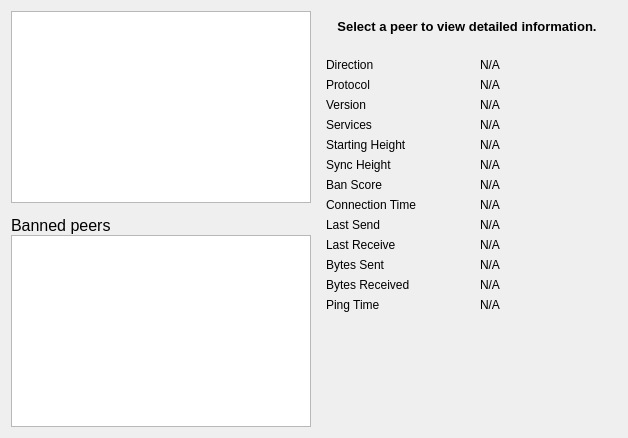
     <widget class="QWidget" name="tab_peers">
      <attribute name="title">
       <string>&amp;Peers</string>
      </attribute>
      <layout class="QGridLayout" name="gridLayout_2">
       <item row="0" column="0" rowspan="2">
        <layout class="QVBoxLayout" name="verticalLayout_101">
         <property name="spacing">
          <number>0</number>
         </property>
         <item>
          <widget class="QTableView" name="peerWidget">
           <property name="contextMenuPolicy">
            <enum>Qt::CustomContextMenu</enum>
           </property>
           <property name="horizontalScrollBarPolicy">
            <enum>Qt::ScrollBarAsNeeded</enum>
           </property>
           <property name="sortingEnabled">
            <bool>true</bool>
           </property>
           <attribute name="horizontalHeaderHighlightSections">
            <bool>false</bool>
           </attribute>
          </widget>
         </item>
         <item>
          <widget class="QLabel" name="banHeading">
           <property name="sizePolicy">
            <sizepolicy hsizetype="Preferred" vsizetype="Minimum">
             <horstretch>0</horstretch>
             <verstretch>0</verstretch>
            </sizepolicy>
           </property>
           <property name="minimumSize">
            <size>
             <width>300</width>
             <height>32</height>
            </size>
           </property>
           <property name="maximumSize">
            <size>
             <width>16777215</width>
             <height>32</height>
            </size>
           </property>
           <property name="font">
            <font>
             <pointsize>12</pointsize>
            </font>
           </property>
           <property name="cursor">
            <cursorShape>IBeamCursor</cursorShape>
           </property>
           <property name="text">
            <string>Banned peers</string>
           </property>
           <property name="alignment">
            <set>Qt::AlignBottom|Qt::AlignLeading|Qt::AlignLeft</set>
           </property>
           <property name="wordWrap">
            <bool>true</bool>
           </property>
           <property name="textInteractionFlags">
            <set>Qt::NoTextInteraction</set>
           </property>
          </widget>
         </item>
         <item>
          <widget class="QTableView" name="banlistWidget">
           <property name="sizePolicy">
            <sizepolicy hsizetype="Expanding" vsizetype="Expanding">
             <horstretch>0</horstretch>
             <verstretch>0</verstretch>
            </sizepolicy>
           </property>
           <property name="contextMenuPolicy">
            <enum>Qt::CustomContextMenu</enum>
           </property>
           <property name="horizontalScrollBarPolicy">
            <enum>Qt::ScrollBarAsNeeded</enum>
           </property>
           <property name="sortingEnabled">
            <bool>true</bool>
           </property>
           <attribute name="horizontalHeaderHighlightSections">
            <bool>false</bool>
           </attribute>
          </widget>
         </item>
        </layout>
       </item>
       <item row="0" column="1">
        <widget class="QLabel" name="peerHeading">
         <property name="sizePolicy">
          <sizepolicy hsizetype="Preferred" vsizetype="Minimum">
           <horstretch>0</horstretch>
           <verstretch>0</verstretch>
          </sizepolicy>
         </property>
         <property name="minimumSize">
          <size>
           <width>300</width>
           <height>32</height>
          </size>
         </property>
         <property name="font">
          <font>
           <pointsize>10</pointsize>
           <weight>75</weight>
           <bold>true</bold>
          </font>
         </property>
         <property name="cursor">
          <cursorShape>IBeamCursor</cursorShape>
         </property>
         <property name="text">
          <string>Select a peer to view detailed information.</string>
         </property>
         <property name="alignment">
          <set>Qt::AlignCenter</set>
         </property>
         <property name="wordWrap">
          <bool>true</bool>
         </property>
         <property name="textInteractionFlags">
          <set>Qt::LinksAccessibleByMouse|Qt::TextSelectableByKeyboard|Qt::TextSelectableByMouse</set>
         </property>
        </widget>
       </item>
       <item row="1" column="1">
        <widget class="QWidget" name="detailWidget" native="true">
         <property name="minimumSize">
          <size>
           <width>300</width>
           <height>0</height>
          </size>
         </property>
         <layout class="QGridLayout" name="gridLayout_3">
          <item row="0" column="0">
           <widget class="QLabel" name="label_23">
            <property name="text">
             <string>Direction</string>
            </property>
           </widget>
          </item>
          <item row="0" column="2">
           <widget class="QLabel" name="peerDirection">
            <property name="cursor">
             <cursorShape>IBeamCursor</cursorShape>
            </property>
            <property name="text">
             <string>N/A</string>
            </property>
            <property name="textFormat">
             <enum>Qt::PlainText</enum>
            </property>
            <property name="textInteractionFlags">
             <set>Qt::LinksAccessibleByMouse|Qt::TextSelectableByKeyboard|Qt::TextSelectableByMouse</set>
            </property>
           </widget>
          </item>
          <item row="1" column="0">
           <widget class="QLabel" name="label_21">
            <property name="text">
             <string>Protocol</string>
            </property>
           </widget>
          </item>
          <item row="1" column="2">
           <widget class="QLabel" name="peerVersion">
            <property name="cursor">
             <cursorShape>IBeamCursor</cursorShape>
            </property>
            <property name="text">
             <string>N/A</string>
            </property>
            <property name="textFormat">
             <enum>Qt::PlainText</enum>
            </property>
            <property name="textInteractionFlags">
             <set>Qt::LinksAccessibleByMouse|Qt::TextSelectableByKeyboard|Qt::TextSelectableByMouse</set>
            </property>
           </widget>
          </item>
          <item row="2" column="0">
           <widget class="QLabel" name="label_28">
            <property name="text">
             <string>Version</string>
            </property>
           </widget>
          </item>
          <item row="2" column="2">
           <widget class="QLabel" name="peerSubversion">
            <property name="cursor">
             <cursorShape>IBeamCursor</cursorShape>
            </property>
            <property name="text">
             <string>N/A</string>
            </property>
            <property name="textFormat">
             <enum>Qt::PlainText</enum>
            </property>
            <property name="textInteractionFlags">
             <set>Qt::LinksAccessibleByMouse|Qt::TextSelectableByKeyboard|Qt::TextSelectableByMouse</set>
            </property>
           </widget>
          </item>
          <item row="3" column="0">
           <widget class="QLabel" name="label_4">
            <property name="text">
             <string>Services</string>
            </property>
           </widget>
          </item>
          <item row="3" column="2">
           <widget class="QLabel" name="peerServices">
            <property name="cursor">
             <cursorShape>IBeamCursor</cursorShape>
            </property>
            <property name="text">
             <string>N/A</string>
            </property>
            <property name="textFormat">
             <enum>Qt::PlainText</enum>
            </property>
            <property name="textInteractionFlags">
             <set>Qt::LinksAccessibleByMouse|Qt::TextSelectableByKeyboard|Qt::TextSelectableByMouse</set>
            </property>
           </widget>
          </item>
          <item row="5" column="0">
           <widget class="QLabel" name="label_29">
            <property name="text">
             <string>Starting Height</string>
            </property>
           </widget>
          </item>
          <item row="5" column="2">
           <widget class="QLabel" name="peerHeight">
            <property name="cursor">
             <cursorShape>IBeamCursor</cursorShape>
            </property>
            <property name="text">
             <string>N/A</string>
            </property>
            <property name="textFormat">
             <enum>Qt::PlainText</enum>
            </property>
            <property name="textInteractionFlags">
             <set>Qt::LinksAccessibleByMouse|Qt::TextSelectableByKeyboard|Qt::TextSelectableByMouse</set>
            </property>
           </widget>
          </item>
          <item row="6" column="0">
           <widget class="QLabel" name="label_27">
            <property name="text">
             <string>Sync Height</string>
            </property>
           </widget>
          </item>
          <item row="6" column="2">
           <widget class="QLabel" name="peerSyncHeight">
            <property name="cursor">
             <cursorShape>IBeamCursor</cursorShape>
            </property>
            <property name="text">
             <string>N/A</string>
            </property>
            <property name="textFormat">
             <enum>Qt::PlainText</enum>
            </property>
            <property name="textInteractionFlags">
             <set>Qt::LinksAccessibleByMouse|Qt::TextSelectableByKeyboard|Qt::TextSelectableByMouse</set>
            </property>
           </widget>
          </item>
          <item row="7" column="0">
           <widget class="QLabel" name="label_24">
            <property name="text">
             <string>Ban Score</string>
            </property>
           </widget>
          </item>
          <item row="7" column="2">
           <widget class="QLabel" name="peerBanScore">
            <property name="cursor">
             <cursorShape>IBeamCursor</cursorShape>
            </property>
            <property name="text">
             <string>N/A</string>
            </property>
            <property name="textFormat">
             <enum>Qt::PlainText</enum>
            </property>
            <property name="textInteractionFlags">
             <set>Qt::LinksAccessibleByMouse|Qt::TextSelectableByKeyboard|Qt::TextSelectableByMouse</set>
            </property>
           </widget>
          </item>
          <item row="8" column="0">
           <widget class="QLabel" name="label_22">
            <property name="text">
             <string>Connection Time</string>
            </property>
           </widget>
          </item>
          <item row="8" column="2">
           <widget class="QLabel" name="peerConnTime">
            <property name="cursor">
             <cursorShape>IBeamCursor</cursorShape>
            </property>
            <property name="text">
             <string>N/A</string>
            </property>
            <property name="textFormat">
             <enum>Qt::PlainText</enum>
            </property>
            <property name="textInteractionFlags">
             <set>Qt::LinksAccessibleByMouse|Qt::TextSelectableByKeyboard|Qt::TextSelectableByMouse</set>
            </property>
           </widget>
          </item>
          <item row="9" column="0">
           <widget class="QLabel" name="label_15">
            <property name="text">
             <string>Last Send</string>
            </property>
           </widget>
          </item>
          <item row="9" column="2">
           <widget class="QLabel" name="peerLastSend">
            <property name="cursor">
             <cursorShape>IBeamCursor</cursorShape>
            </property>
            <property name="text">
             <string>N/A</string>
            </property>
            <property name="textFormat">
             <enum>Qt::PlainText</enum>
            </property>
            <property name="textInteractionFlags">
             <set>Qt::LinksAccessibleByMouse|Qt::TextSelectableByKeyboard|Qt::TextSelectableByMouse</set>
            </property>
           </widget>
          </item>
          <item row="10" column="0">
           <widget class="QLabel" name="label_19">
            <property name="text">
             <string>Last Receive</string>
            </property>
           </widget>
          </item>
          <item row="10" column="2">
           <widget class="QLabel" name="peerLastRecv">
            <property name="cursor">
             <cursorShape>IBeamCursor</cursorShape>
            </property>
            <property name="text">
             <string>N/A</string>
            </property>
            <property name="textFormat">
             <enum>Qt::PlainText</enum>
            </property>
            <property name="textInteractionFlags">
             <set>Qt::LinksAccessibleByMouse|Qt::TextSelectableByKeyboard|Qt::TextSelectableByMouse</set>
            </property>
           </widget>
          </item>
          <item row="11" column="0">
           <widget class="QLabel" name="label_18">
            <property name="text">
             <string>Bytes Sent</string>
            </property>
           </widget>
          </item>
          <item row="11" column="2">
           <widget class="QLabel" name="peerBytesSent">
            <property name="cursor">
             <cursorShape>IBeamCursor</cursorShape>
            </property>
            <property name="text">
             <string>N/A</string>
            </property>
            <property name="textFormat">
             <enum>Qt::PlainText</enum>
            </property>
            <property name="textInteractionFlags">
             <set>Qt::LinksAccessibleByMouse|Qt::TextSelectableByKeyboard|Qt::TextSelectableByMouse</set>
            </property>
           </widget>
          </item>
          <item row="12" column="0">
           <widget class="QLabel" name="label_20">
            <property name="text">
             <string>Bytes Received</string>
            </property>
           </widget>
          </item>
          <item row="12" column="2">
           <widget class="QLabel" name="peerBytesRecv">
            <property name="cursor">
             <cursorShape>IBeamCursor</cursorShape>
            </property>
            <property name="text">
             <string>N/A</string>
            </property>
            <property name="textFormat">
             <enum>Qt::PlainText</enum>
            </property>
            <property name="textInteractionFlags">
             <set>Qt::LinksAccessibleByMouse|Qt::TextSelectableByKeyboard|Qt::TextSelectableByMouse</set>
            </property>
           </widget>
          </item>
          <item row="13" column="0">
           <widget class="QLabel" name="label_26">
            <property name="text">
             <string>Ping Time</string>
            </property>
           </widget>
          </item>
          <item row="13" column="2">
           <widget class="QLabel" name="peerPingTime">
            <property name="cursor">
             <cursorShape>IBeamCursor</cursorShape>
            </property>
            <property name="text">
             <string>N/A</string>
            </property>
            <property name="textFormat">
             <enum>Qt::PlainText</enum>
            </property>
            <property name="textInteractionFlags">
             <set>Qt::LinksAccessibleByMouse|Qt::TextSelectableByKeyboard|Qt::TextSelectableByMouse</set>
            </property>
           </widget>
          </item>
          <item row="14" column="1">
           <spacer name="verticalSpacer_3">
            <property name="orientation">
             <enum>Qt::Vertical</enum>
            </property>
            <property name="sizeHint" stdset="0">
             <size>
              <width>20</width>
              <height>40</height>
             </size>
            </property>
           </spacer>
          </item>
         </layout>
        </widget>
       </item>
      </layout>
     </widget>
